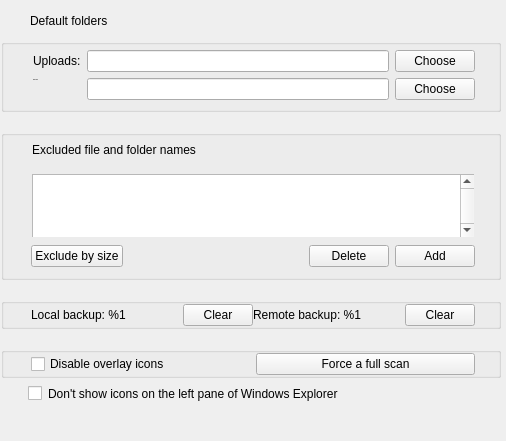
     <widget class="QWidget" name="pAdvanced">
      <layout class="QVBoxLayout" name="verticalLayout_13">
       <property name="spacing">
        <number>8</number>
       </property>
       <property name="leftMargin">
        <number>1</number>
       </property>
       <property name="topMargin">
        <number>14</number>
       </property>
       <property name="rightMargin">
        <number>5</number>
       </property>
       <property name="bottomMargin">
        <number>0</number>
       </property>
       <item>
        <widget class="QLabel" name="label_11">
         <property name="sizePolicy">
          <sizepolicy hsizetype="Preferred" vsizetype="Maximum">
           <horstretch>0</horstretch>
           <verstretch>0</verstretch>
          </sizepolicy>
         </property>
         <property name="focusPolicy">
          <enum>Qt::StrongFocus</enum>
         </property>
         <property name="styleSheet">
          <string notr="true">padding-left: 26px;
padding-bottom: 3px;</string>
         </property>
         <property name="text">
          <string>Default folders</string>
         </property>
        </widget>
       </item>
       <item>
        <widget class="QGroupBox" name="groupBox_2">
         <property name="sizePolicy">
          <sizepolicy hsizetype="Preferred" vsizetype="Maximum">
           <horstretch>0</horstretch>
           <verstretch>0</verstretch>
          </sizepolicy>
         </property>
         <property name="title">
          <string/>
         </property>
         <property name="flat">
          <bool>true</bool>
         </property>
         <layout class="QFormLayout" name="formLayout_2">
          <property name="leftMargin">
           <number>29</number>
          </property>
          <property name="topMargin">
           <number>5</number>
          </property>
          <property name="rightMargin">
           <number>4</number>
          </property>
          <property name="bottomMargin">
           <number>9</number>
          </property>
          <item row="1" column="1">
           <widget class="QWidget" name="widget" native="true">
            <property name="sizePolicy">
             <sizepolicy hsizetype="Preferred" vsizetype="Maximum">
              <horstretch>0</horstretch>
              <verstretch>0</verstretch>
             </sizepolicy>
            </property>
            <layout class="QHBoxLayout" name="horizontalLayout_17">
             <property name="leftMargin">
              <number>0</number>
             </property>
             <property name="topMargin">
              <number>0</number>
             </property>
             <property name="rightMargin">
              <number>19</number>
             </property>
             <property name="bottomMargin">
              <number>0</number>
             </property>
             <item>
              <widget class="QLineEdit" name="eUploadFolder">
               <property name="accessibleName">
                <string>Uploads:</string>
               </property>
               <property name="readOnly">
                <bool>true</bool>
               </property>
              </widget>
             </item>
             <item>
              <widget class="QPushButton" name="bUploadFolder">
               <property name="sizePolicy">
                <sizepolicy hsizetype="Minimum" vsizetype="Preferred">
                 <horstretch>0</horstretch>
                 <verstretch>0</verstretch>
                </sizepolicy>
               </property>
               <property name="minimumSize">
                <size>
                 <width>0</width>
                 <height>0</height>
                </size>
               </property>
               <property name="text">
                <string>Choose</string>
               </property>
               <property name="autoDefault">
                <bool>false</bool>
               </property>
              </widget>
             </item>
            </layout>
           </widget>
          </item>
          <item row="2" column="1">
           <widget class="QWidget" name="widget_16" native="true">
            <property name="sizePolicy">
             <sizepolicy hsizetype="Preferred" vsizetype="Maximum">
              <horstretch>0</horstretch>
              <verstretch>0</verstretch>
             </sizepolicy>
            </property>
            <layout class="QHBoxLayout" name="horizontalLayout_20">
             <property name="leftMargin">
              <number>0</number>
             </property>
             <property name="topMargin">
              <number>0</number>
             </property>
             <property name="rightMargin">
              <number>19</number>
             </property>
             <property name="bottomMargin">
              <number>0</number>
             </property>
             <item>
              <widget class="QLineEdit" name="eDownloadFolder">
               <property name="accessibleName">
                <string>Downloads:</string>
               </property>
               <property name="readOnly">
                <bool>true</bool>
               </property>
              </widget>
             </item>
             <item>
              <widget class="QPushButton" name="bDownloadFolder">
               <property name="sizePolicy">
                <sizepolicy hsizetype="Minimum" vsizetype="Preferred">
                 <horstretch>0</horstretch>
                 <verstretch>0</verstretch>
                </sizepolicy>
               </property>
               <property name="minimumSize">
                <size>
                 <width>0</width>
                 <height>0</height>
                </size>
               </property>
               <property name="text">
                <string>Choose</string>
               </property>
               <property name="autoDefault">
                <bool>false</bool>
               </property>
              </widget>
             </item>
            </layout>
           </widget>
          </item>
          <item row="1" column="0">
           <widget class="QLabel" name="lUploadFolder">
            <property name="focusPolicy">
             <enum>Qt::NoFocus</enum>
            </property>
            <property name="text">
             <string>Uploads:</string>
            </property>
           </widget>
          </item>
          <item row="2" column="0">
           <widget class="QLabel" name="lDownloadFolder">
            <property name="font">
             <font>
              <pointsize>-1</pointsize>
             </font>
            </property>
            <property name="focusPolicy">
             <enum>Qt::NoFocus</enum>
            </property>
            <property name="text">
             <string>Downloads:</string>
            </property>
           </widget>
          </item>
         </layout>
        </widget>
       </item>
       <item>
        <widget class="QToolButton" name="toolButton_5">
         <property name="sizePolicy">
          <sizepolicy hsizetype="Preferred" vsizetype="Preferred">
           <horstretch>0</horstretch>
           <verstretch>0</verstretch>
          </sizepolicy>
         </property>
         <property name="minimumSize">
          <size>
           <width>500</width>
           <height>2</height>
          </size>
         </property>
         <property name="maximumSize">
          <size>
           <width>500</width>
           <height>2</height>
          </size>
         </property>
         <property name="focusPolicy">
          <enum>Qt::NoFocus</enum>
         </property>
         <property name="styleSheet">
          <string notr="true">border:none;
background:transparent;</string>
         </property>
         <property name="text">
          <string/>
         </property>
         <property name="icon">
          <iconset resource="../Resources_linux.qrc">
           <normaloff>:/images/separator line.png</normaloff>:/images/separator line.png</iconset>
         </property>
         <property name="iconSize">
          <size>
           <width>500</width>
           <height>2</height>
          </size>
         </property>
        </widget>
       </item>
       <item>
        <widget class="QGroupBox" name="groupBox_5">
         <property name="sizePolicy">
          <sizepolicy hsizetype="Preferred" vsizetype="MinimumExpanding">
           <horstretch>0</horstretch>
           <verstretch>0</verstretch>
          </sizepolicy>
         </property>
         <property name="title">
          <string/>
         </property>
         <property name="flat">
          <bool>true</bool>
         </property>
         <layout class="QVBoxLayout" name="verticalLayout_14">
          <property name="spacing">
           <number>5</number>
          </property>
          <property name="leftMargin">
           <number>27</number>
          </property>
          <property name="topMargin">
           <number>7</number>
          </property>
          <property name="rightMargin">
           <number>23</number>
          </property>
          <property name="bottomMargin">
           <number>10</number>
          </property>
          <item>
           <widget class="QLabel" name="lExcludedFiles">
            <property name="sizePolicy">
             <sizepolicy hsizetype="Preferred" vsizetype="Maximum">
              <horstretch>0</horstretch>
              <verstretch>0</verstretch>
             </sizepolicy>
            </property>
            <property name="focusPolicy">
             <enum>Qt::StrongFocus</enum>
            </property>
            <property name="styleSheet">
             <string notr="true"/>
            </property>
            <property name="text">
             <string>Excluded file and folder names</string>
            </property>
            <property name="indent">
             <number>1</number>
            </property>
           </widget>
          </item>
          <item>
           <widget class="QWidget" name="widget_12" native="true">
            <property name="sizePolicy">
             <sizepolicy hsizetype="Expanding" vsizetype="Preferred">
              <horstretch>0</horstretch>
              <verstretch>0</verstretch>
             </sizepolicy>
            </property>
            <property name="minimumSize">
             <size>
              <width>443</width>
              <height>75</height>
             </size>
            </property>
            <property name="maximumSize">
             <size>
              <width>443</width>
              <height>75</height>
             </size>
            </property>
            <layout class="QVBoxLayout" name="verticalLayout_18">
             <property name="leftMargin">
              <number>1</number>
             </property>
             <property name="topMargin">
              <number>12</number>
             </property>
             <property name="rightMargin">
              <number>1</number>
             </property>
             <property name="bottomMargin">
              <number>3</number>
             </property>
             <item>
              <widget class="QListWidget" name="lExcludedNames">
               <property name="sizePolicy">
                <sizepolicy hsizetype="Expanding" vsizetype="Preferred">
                 <horstretch>0</horstretch>
                 <verstretch>0</verstretch>
                </sizepolicy>
               </property>
               <property name="minimumSize">
                <size>
                 <width>443</width>
                 <height>64</height>
                </size>
               </property>
               <property name="maximumSize">
                <size>
                 <width>443</width>
                 <height>64</height>
                </size>
               </property>
               <property name="styleSheet">
                <string notr="true">margin:0px;</string>
               </property>
               <property name="verticalScrollBarPolicy">
                <enum>Qt::ScrollBarAlwaysOn</enum>
               </property>
               <property name="horizontalScrollBarPolicy">
                <enum>Qt::ScrollBarAlwaysOff</enum>
               </property>
               <property name="selectionMode">
                <enum>QAbstractItemView::ExtendedSelection</enum>
               </property>
               <property name="resizeMode">
                <enum>QListView::Adjust</enum>
               </property>
               <property name="selectionRectVisible">
                <bool>false</bool>
               </property>
              </widget>
             </item>
            </layout>
           </widget>
          </item>
          <item>
           <widget class="QWidget" name="widget_2" native="true">
            <property name="maximumSize">
             <size>
              <width>16777215</width>
              <height>26</height>
             </size>
            </property>
            <layout class="QHBoxLayout" name="horizontalLayout_10">
             <property name="leftMargin">
              <number>0</number>
             </property>
             <property name="topMargin">
              <number>3</number>
             </property>
             <property name="rightMargin">
              <number>0</number>
             </property>
             <property name="bottomMargin">
              <number>0</number>
             </property>
             <item>
              <widget class="QPushButton" name="bExcludeSize">
               <property name="text">
                <string>Exclude by size</string>
               </property>
              </widget>
             </item>
             <item>
              <widget class="QLabel" name="lLimitsInfo">
               <property name="focusPolicy">
                <enum>Qt::StrongFocus</enum>
               </property>
               <property name="text">
                <string/>
               </property>
              </widget>
             </item>
             <item>
              <spacer name="horizontalSpacer_3">
               <property name="orientation">
                <enum>Qt::Horizontal</enum>
               </property>
               <property name="sizeHint" stdset="0">
                <size>
                 <width>40</width>
                 <height>20</height>
                </size>
               </property>
              </spacer>
             </item>
             <item>
              <widget class="QPushButton" name="bDeleteName">
               <property name="sizePolicy">
                <sizepolicy hsizetype="Preferred" vsizetype="Fixed">
                 <horstretch>0</horstretch>
                 <verstretch>0</verstretch>
                </sizepolicy>
               </property>
               <property name="minimumSize">
                <size>
                 <width>0</width>
                 <height>0</height>
                </size>
               </property>
               <property name="text">
                <string>Delete</string>
               </property>
               <property name="autoDefault">
                <bool>false</bool>
               </property>
              </widget>
             </item>
             <item>
              <widget class="QPushButton" name="bAddName">
               <property name="sizePolicy">
                <sizepolicy hsizetype="Minimum" vsizetype="Preferred">
                 <horstretch>0</horstretch>
                 <verstretch>0</verstretch>
                </sizepolicy>
               </property>
               <property name="minimumSize">
                <size>
                 <width>0</width>
                 <height>0</height>
                </size>
               </property>
               <property name="text">
                <string>Add</string>
               </property>
               <property name="autoDefault">
                <bool>false</bool>
               </property>
              </widget>
             </item>
            </layout>
           </widget>
          </item>
         </layout>
        </widget>
       </item>
       <item>
        <widget class="QToolButton" name="toolButton_6">
         <property name="sizePolicy">
          <sizepolicy hsizetype="Preferred" vsizetype="Preferred">
           <horstretch>0</horstretch>
           <verstretch>0</verstretch>
          </sizepolicy>
         </property>
         <property name="minimumSize">
          <size>
           <width>500</width>
           <height>2</height>
          </size>
         </property>
         <property name="maximumSize">
          <size>
           <width>500</width>
           <height>2</height>
          </size>
         </property>
         <property name="focusPolicy">
          <enum>Qt::NoFocus</enum>
         </property>
         <property name="styleSheet">
          <string notr="true">border:none;
background:transparent;</string>
         </property>
         <property name="text">
          <string/>
         </property>
         <property name="icon">
          <iconset resource="../Resources_linux.qrc">
           <normaloff>:/images/separator line.png</normaloff>:/images/separator line.png</iconset>
         </property>
         <property name="iconSize">
          <size>
           <width>500</width>
           <height>2</height>
          </size>
         </property>
        </widget>
       </item>
       <item>
        <widget class="QGroupBox" name="gCache">
         <property name="sizePolicy">
          <sizepolicy hsizetype="Preferred" vsizetype="Maximum">
           <horstretch>0</horstretch>
           <verstretch>0</verstretch>
          </sizepolicy>
         </property>
         <property name="styleSheet">
          <string notr="true"/>
         </property>
         <property name="title">
          <string/>
         </property>
         <property name="flat">
          <bool>true</bool>
         </property>
         <layout class="QHBoxLayout" name="horizontalLayout_11">
          <property name="spacing">
           <number>0</number>
          </property>
          <property name="leftMargin">
           <number>27</number>
          </property>
          <property name="topMargin">
           <number>0</number>
          </property>
          <property name="rightMargin">
           <number>23</number>
          </property>
          <property name="bottomMargin">
           <number>0</number>
          </property>
          <item>
           <widget class="QWidget" name="wLocalCache" native="true">
            <property name="sizePolicy">
             <sizepolicy hsizetype="Preferred" vsizetype="Expanding">
              <horstretch>0</horstretch>
              <verstretch>0</verstretch>
             </sizepolicy>
            </property>
            <layout class="QHBoxLayout" name="horizontalLayout_9">
             <property name="leftMargin">
              <number>0</number>
             </property>
             <property name="topMargin">
              <number>0</number>
             </property>
             <property name="rightMargin">
              <number>0</number>
             </property>
             <property name="bottomMargin">
              <number>0</number>
             </property>
             <item>
              <widget class="QLabel" name="lCacheSize">
               <property name="sizePolicy">
                <sizepolicy hsizetype="Preferred" vsizetype="Maximum">
                 <horstretch>0</horstretch>
                 <verstretch>0</verstretch>
                </sizepolicy>
               </property>
               <property name="focusPolicy">
                <enum>Qt::StrongFocus</enum>
               </property>
               <property name="text">
                <string>Local backup: %1</string>
               </property>
               <property name="margin">
                <number>2</number>
               </property>
              </widget>
             </item>
             <item>
              <spacer name="horizontalSpacer_5">
               <property name="orientation">
                <enum>Qt::Horizontal</enum>
               </property>
               <property name="sizeType">
                <enum>QSizePolicy::Expanding</enum>
               </property>
               <property name="sizeHint" stdset="0">
                <size>
                 <width>37</width>
                 <height>13</height>
                </size>
               </property>
              </spacer>
             </item>
             <item>
              <widget class="QPushButton" name="bClearCache">
               <property name="sizePolicy">
                <sizepolicy hsizetype="Minimum" vsizetype="Fixed">
                 <horstretch>0</horstretch>
                 <verstretch>0</verstretch>
                </sizepolicy>
               </property>
               <property name="minimumSize">
                <size>
                 <width>0</width>
                 <height>0</height>
                </size>
               </property>
               <property name="maximumSize">
                <size>
                 <width>70</width>
                 <height>16777215</height>
                </size>
               </property>
               <property name="text">
                <string>Clear</string>
               </property>
               <property name="autoDefault">
                <bool>false</bool>
               </property>
              </widget>
             </item>
            </layout>
           </widget>
          </item>
          <item>
           <widget class="QWidget" name="wRemoteCache" native="true">
            <property name="sizePolicy">
             <sizepolicy hsizetype="Preferred" vsizetype="Expanding">
              <horstretch>0</horstretch>
              <verstretch>0</verstretch>
             </sizepolicy>
            </property>
            <layout class="QHBoxLayout" name="horizontalLayout_14">
             <property name="leftMargin">
              <number>0</number>
             </property>
             <property name="topMargin">
              <number>0</number>
             </property>
             <property name="rightMargin">
              <number>0</number>
             </property>
             <property name="bottomMargin">
              <number>0</number>
             </property>
             <item>
              <widget class="QLabel" name="lRemoteCacheSize">
               <property name="focusPolicy">
                <enum>Qt::StrongFocus</enum>
               </property>
               <property name="text">
                <string>Remote backup: %1</string>
               </property>
               <property name="margin">
                <number>10</number>
               </property>
              </widget>
             </item>
             <item>
              <spacer name="horizontalSpacer_7">
               <property name="orientation">
                <enum>Qt::Horizontal</enum>
               </property>
               <property name="sizeHint" stdset="0">
                <size>
                 <width>37</width>
                 <height>20</height>
                </size>
               </property>
              </spacer>
             </item>
             <item>
              <widget class="QPushButton" name="bClearRemoteCache">
               <property name="maximumSize">
                <size>
                 <width>70</width>
                 <height>16777215</height>
                </size>
               </property>
               <property name="text">
                <string>Clear</string>
               </property>
              </widget>
             </item>
            </layout>
           </widget>
          </item>
         </layout>
        </widget>
       </item>
       <item>
        <widget class="QToolButton" name="lCacheSeparator">
         <property name="sizePolicy">
          <sizepolicy hsizetype="Preferred" vsizetype="Preferred">
           <horstretch>0</horstretch>
           <verstretch>0</verstretch>
          </sizepolicy>
         </property>
         <property name="minimumSize">
          <size>
           <width>500</width>
           <height>2</height>
          </size>
         </property>
         <property name="maximumSize">
          <size>
           <width>500</width>
           <height>2</height>
          </size>
         </property>
         <property name="focusPolicy">
          <enum>Qt::NoFocus</enum>
         </property>
         <property name="styleSheet">
          <string notr="true">border:none;
background:transparent;</string>
         </property>
         <property name="text">
          <string/>
         </property>
         <property name="icon">
          <iconset resource="../Resources_linux.qrc">
           <normaloff>:/images/separator line.png</normaloff>:/images/separator line.png</iconset>
         </property>
         <property name="iconSize">
          <size>
           <width>500</width>
           <height>2</height>
          </size>
         </property>
        </widget>
       </item>
       <item>
        <widget class="QGroupBox" name="groupBox_6">
         <property name="sizePolicy">
          <sizepolicy hsizetype="Preferred" vsizetype="Maximum">
           <horstretch>0</horstretch>
           <verstretch>0</verstretch>
          </sizepolicy>
         </property>
         <property name="minimumSize">
          <size>
           <width>0</width>
           <height>0</height>
          </size>
         </property>
         <property name="title">
          <string/>
         </property>
         <property name="flat">
          <bool>true</bool>
         </property>
         <layout class="QHBoxLayout" name="horizontalLayout_15">
          <property name="leftMargin">
           <number>27</number>
          </property>
          <property name="topMargin">
           <number>0</number>
          </property>
          <property name="rightMargin">
           <number>23</number>
          </property>
          <property name="bottomMargin">
           <number>0</number>
          </property>
          <item>
           <widget class="QCheckBox" name="cOverlayIcons">
            <property name="sizePolicy">
             <sizepolicy hsizetype="Preferred" vsizetype="Fixed">
              <horstretch>0</horstretch>
              <verstretch>0</verstretch>
             </sizepolicy>
            </property>
            <property name="text">
             <string>Disable overlay icons</string>
            </property>
           </widget>
          </item>
          <item>
           <widget class="QPushButton" name="bFullCheck">
            <property name="sizePolicy">
             <sizepolicy hsizetype="Minimum" vsizetype="Preferred">
              <horstretch>0</horstretch>
              <verstretch>0</verstretch>
             </sizepolicy>
            </property>
            <property name="minimumSize">
             <size>
              <width>0</width>
              <height>0</height>
             </size>
            </property>
            <property name="text">
             <string>Force a full scan</string>
            </property>
            <property name="autoDefault">
             <bool>false</bool>
            </property>
           </widget>
          </item>
         </layout>
        </widget>
       </item>
       <item>
        <widget class="QCheckBox" name="cDisableIcons">
         <property name="styleSheet">
          <string notr="true">padding-left: 27px;</string>
         </property>
         <property name="text">
          <string>Don't show icons on the left pane of Windows Explorer</string>
         </property>
        </widget>
       </item>
       <item>
        <spacer name="verticalSpacer_4">
         <property name="orientation">
          <enum>Qt::Vertical</enum>
         </property>
         <property name="sizeHint" stdset="0">
          <size>
           <width>20</width>
           <height>40</height>
          </size>
         </property>
        </spacer>
       </item>
      </layout>
     </widget>
